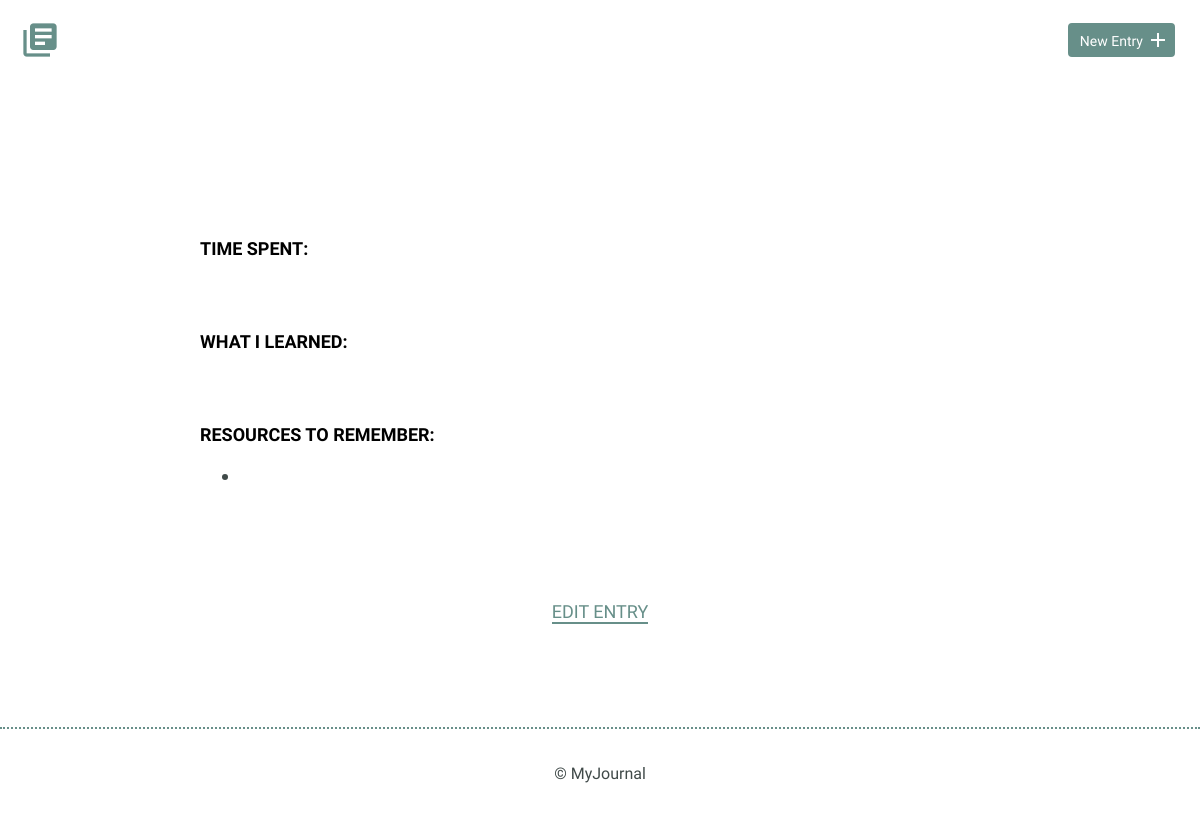
Page /detail.php on the earlier database version.
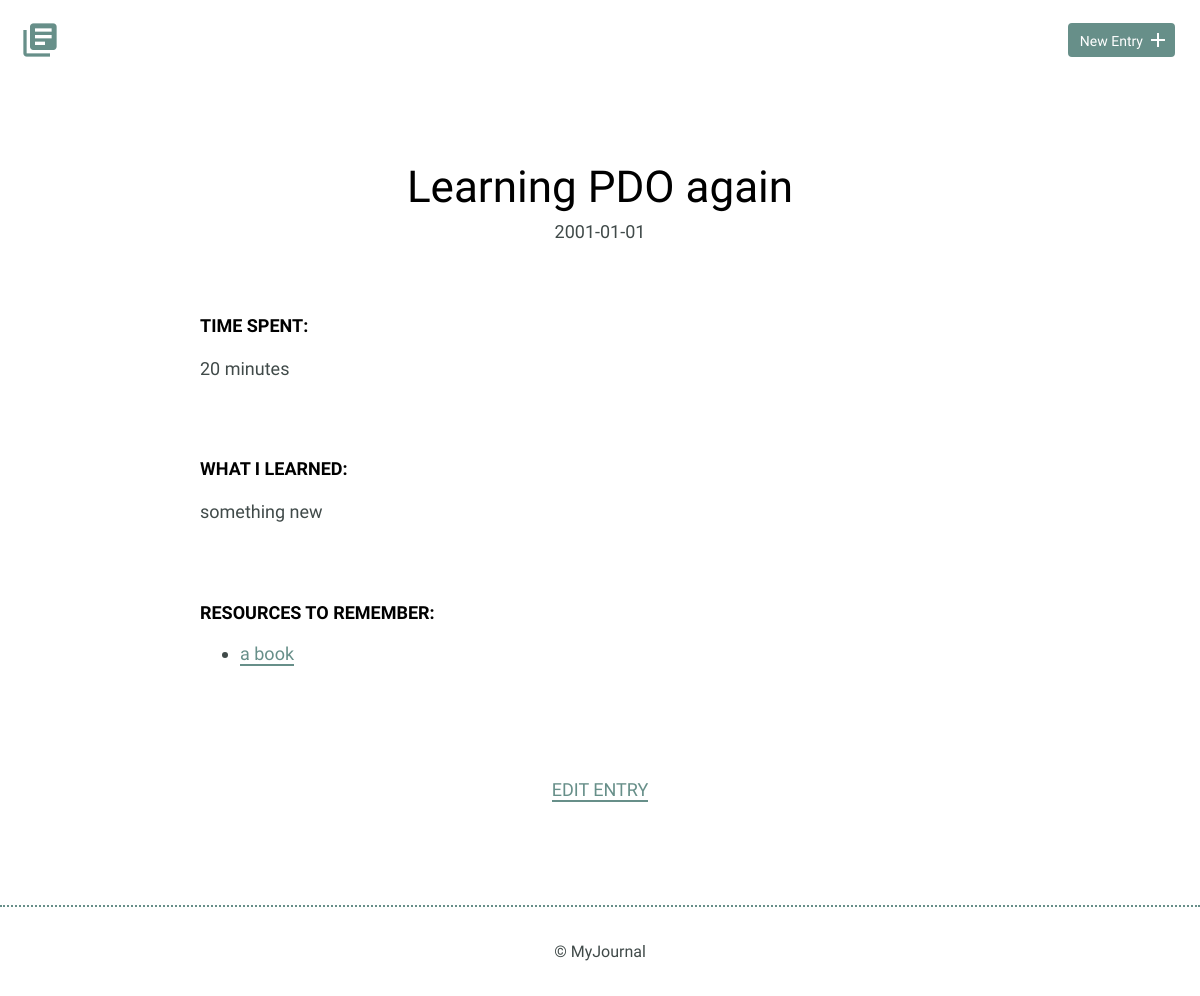
Same page on the later database version.
### tables this page shows
CREATE TABLE "entries" (
	`id`	INTEGER,
	`title`	TEXT,
	`date`	TEXT,
	`time_spent`	INTEGER,
	`learned`	BLOB,
	`resources`	BLOB,
	PRIMARY KEY(`id`)
);

### detail.php (the view, shortened to what this page needs)
<?php include("inc/header.php");
include("inc/connection.php");
try {
    $results = $db->query('SELECT * FROM entries WHERE id = 15');
} catch(Exception $e) {
    echo $e->getMessage();
    die();
}
$journalEntry = $results->fetch(PDO::FETCH_ASSOC);
?>
<!DOCTYPE html>
<html>
        <section>
            <div class="container">
                <div class="entry-list single">
                    <article>
                        <h1><?php echo $journalEntry['title']; ?></h1>
                        <time datetime="2016-01-31"><?php echo $journalEntry['date']; ?></time>
                        <div class="entry">
                            <h3>Time Spent: </h3>
                            <p><?php echo $journalEntry['time_spent']; ?></p>
                        </div>
                        <div class="entry">
                            <h3>What I Learned:</h3>
                            <p><?php echo $journalEntry['learned']; ?></p>
                        </div>
                        <div class="entry">
                            <h3>Resources to Remember:</h3>
                            <ul>
                                <li><a href=""><?php echo $journalEntry['resources']; ?></a></li>
                            </ul>
                        </div>
                    </article>
                </div>
            </div>
            <div class="edit">
                <p><a href="edit.php">Edit Entry</a></p>
            </div>
        </section>
    </body>
</html>
<?php include("inc/footer.php"); ?>

Differences in the rows shown:
added entries: title "Learning PDO again", date "2001-01-01", time_spent "20 minutes", learned "something new", resources "a book"
